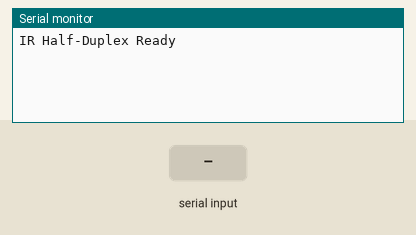
Recording of a sketch running on a simulated ESP8266 (NodeMCU). Shown: the last lines printed to the serial monitor. Inputs (shaded band) come from the test bench.

Above: at 2.2 s.
2.3 s: "1\n" received over Serial
At 3.0 s:
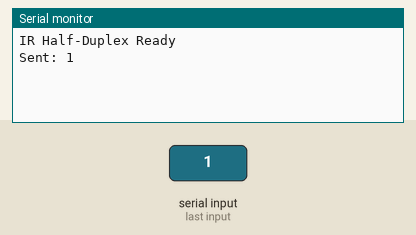
3.8 s: "0\n" received over Serial
At 5.0 s:
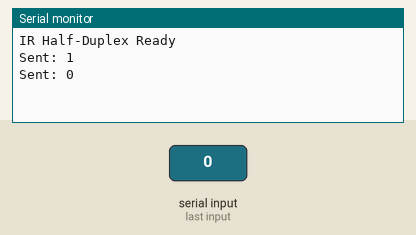
5.3 s: "2\n" received over Serial
At 6.5 s:
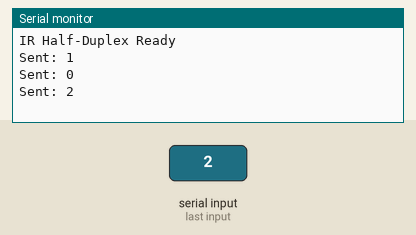

The sketch:

ir.ino
```cpp
#include <IRremote.h>

#define IR_SEND_PIN D2
#define IR_RECV_PIN D5

void setup() {
  Serial.begin(115200);
  IrSender.begin(IR_SEND_PIN, ENABLE_LED_FEEDBACK);
  IrReceiver.begin(IR_RECV_PIN, ENABLE_LED_FEEDBACK);
  Serial.println("IR Half-Duplex Ready");
  delay(1000);
}

void loop() {
  // Listen first
  if (IrReceiver.decode()) {
    if (IrReceiver.decodedIRData.protocol == NEC) {
      char c = (char)IrReceiver.decodedIRData.command;
      Serial.print(c);
    }
    IrReceiver.resume();
  }

  // Then check if user wants to send something
  if (Serial.available()) {
    delay(10);
    String msg = Serial.readStringUntil('\n');
    sendMessage(msg.c_str());
  }
}

void sendMessage(const char* msg) {
  IrReceiver.stop(); // stop listening while sending
  while (*msg) {
    IrSender.sendNEC(0x00, *msg, 0);
    Serial.print("Sent: ");
    Serial.println(*msg);
    delay(100); // gap between characters
    msg++;
  }
  IrReceiver.start(); // <-- fixed
}
```

Measured:
- after the input at 2.3 s, the serial monitor: prints a new line after 0.08 s (image 1)
- after the input at 3.8 s, the serial monitor: prints a new line after 0.08 s (image 2)
- after the input at 5.3 s, the serial monitor: prints a new line after 0.08 s (image 3)
